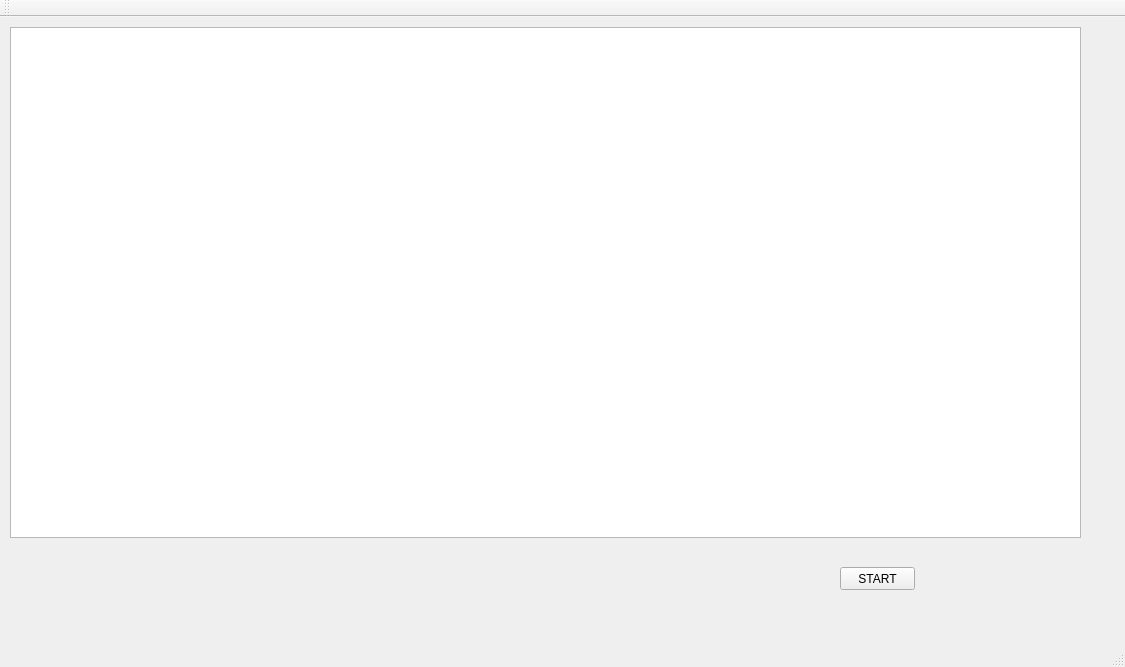
<?xml version="1.0" encoding="UTF-8"?>
<ui version="4.0">
 <class>application</class>
 <widget class="QMainWindow" name="application">
  <property name="geometry">
   <rect>
    <x>0</x>
    <y>0</y>
    <width>1125</width>
    <height>667</height>
   </rect>
  </property>
  <property name="windowTitle">
   <string>application</string>
  </property>
  <widget class="QWidget" name="centralWidget">
   <widget class="QGraphicsView" name="graphicsView">
    <property name="geometry">
     <rect>
      <x>10</x>
      <y>10</y>
      <width>1071</width>
      <height>511</height>
     </rect>
    </property>
   </widget>
   <widget class="QPushButton" name="START">
    <property name="geometry">
     <rect>
      <x>840</x>
      <y>550</y>
      <width>75</width>
      <height>23</height>
     </rect>
    </property>
    <property name="text">
     <string>START</string>
    </property>
   </widget>
  </widget>
  <widget class="QMenuBar" name="menuBar">
   <property name="geometry">
    <rect>
     <x>0</x>
     <y>0</y>
     <width>1125</width>
     <height>21</height>
    </rect>
   </property>
  </widget>
  <widget class="QToolBar" name="mainToolBar">
   <attribute name="toolBarArea">
    <enum>TopToolBarArea</enum>
   </attribute>
   <attribute name="toolBarBreak">
    <bool>false</bool>
   </attribute>
  </widget>
  <widget class="QStatusBar" name="statusBar"/>
 </widget>
 <layoutdefault spacing="6" margin="11"/>
 <resources/>
 <connections/>
</ui>
